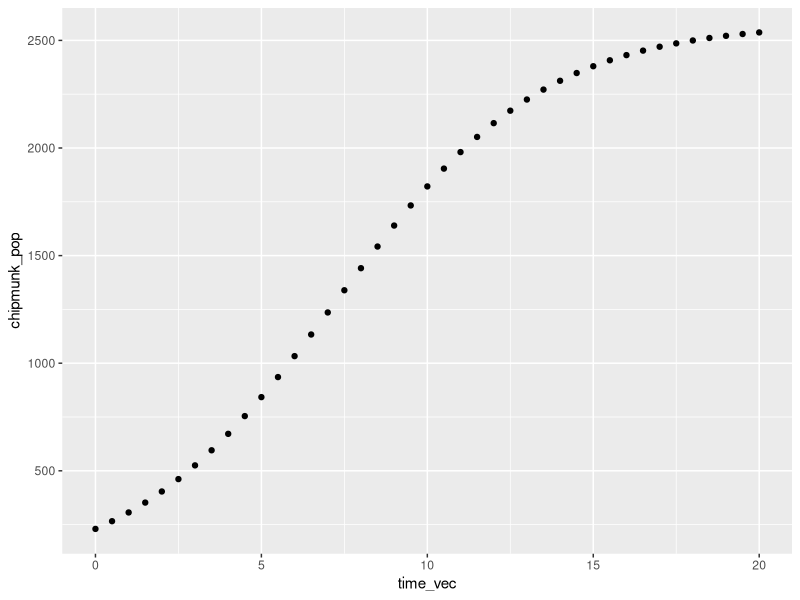

Write the R code that produced this figure.
## ---- chunk 1
#| eval: true
#| echo: false
#| out-width: "80%"
#| fig-align: "center"
#knitr::include_graphics("images/workflows_shred.png")
## ---- chunk 2
#| eval: true
#| echo: true
seq(from = 2, to = 18, by = 0.3)
## ---- chunk 3
#| eval: true
#| echo: true
seq(from = 2, to = 18, length = 30)
## ---- chunk 4
#| eval: true
#| echo: true
pop_logistic <- function(capacity, init_pop, rate, time_yr) {
  capacity / (1 + ((capacity - init_pop) / init_pop) * exp(-rate * time_yr))
}
## ---- chunk 5
#| eval: true
#| echo: true
pop_logistic(capacity = 2580, init_pop = 230, rate = 0.32, time_yr = 2.4)
## ---- chunk 6
#| eval: true
#| echo: true
# First, create the vector (a sequence of values) ----
time_vec <- seq(from = 0, to = 20, by = 0.5)

# Then, use that as your time input in the model ----
pop_logistic(capacity = 2580, init_pop = 230, rate = 0.32, time_yr = time_vec)
## ---- chunk 7
#| eval: true
#| echo: true
# assign your model to an object (here, that's called `chipmunk_pop`) ----
chipmunk_pop <- pop_logistic(capacity = 2580, init_pop = 230, rate = 0.32, time_yr = time_vec)

# Then we can call `chipmunk_pop` ----
chipmunk_pop
## ---- chunk 8
#| eval: true
#| echo: true
# combine `time_vec` and `chipmump_pop` into a data frame ----
chipmunk_df <- data.frame(time_vec, chipmunk_pop)

# ALWAYS look ----
head(chipmunk_df)
## ---- chunk 9
#| eval: true
#| echo: true
#| warning: false
#| message: false
# load libraries ----
library(tidyverse)

# create plot ----
ggplot(data = chipmunk_df, aes(x = time_vec, y = chipmunk_pop)) +
  geom_point()
